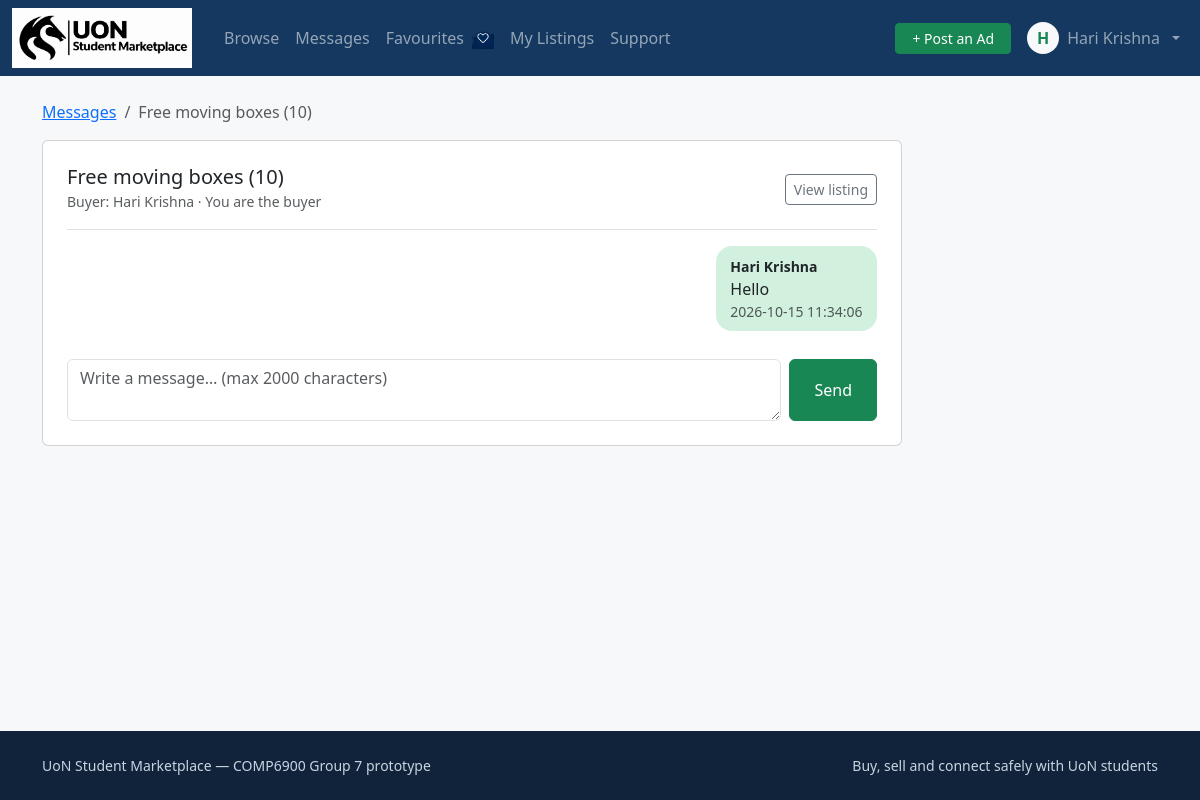
Before: /messages/4 (signed in) with the older database file.
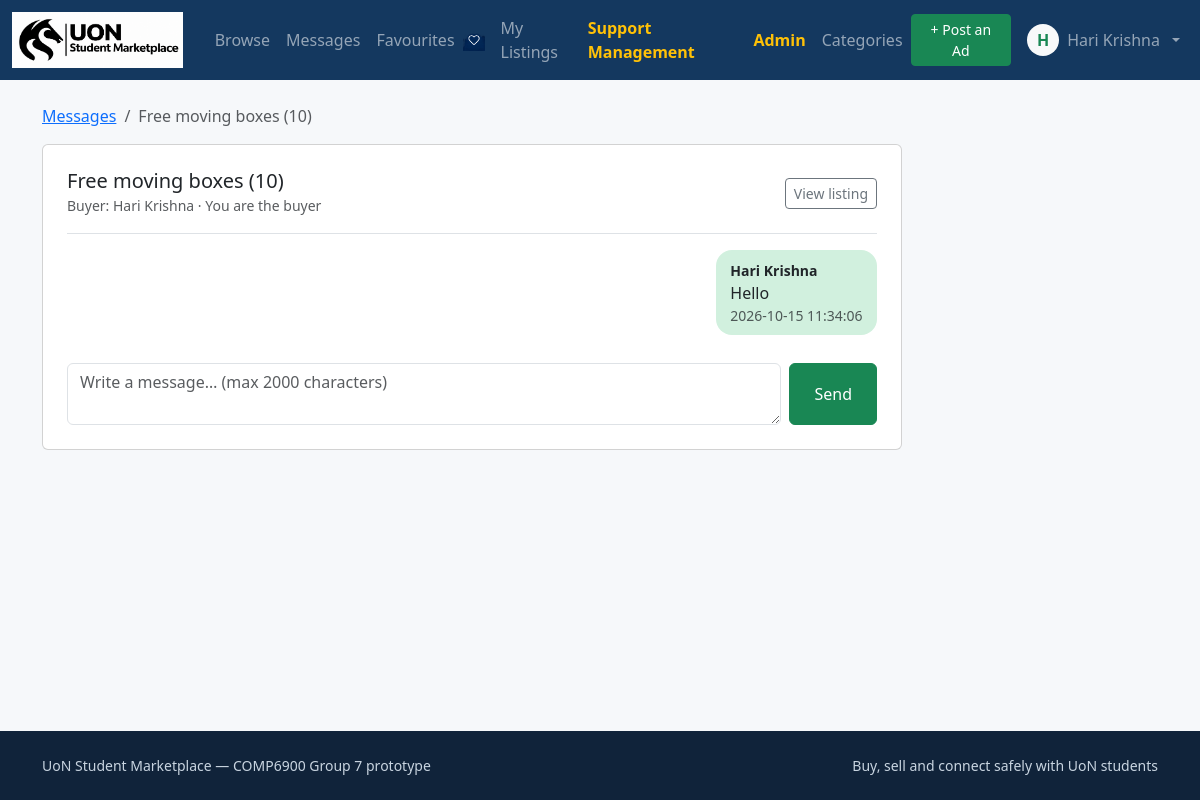
After: the same page with the newer database file.
### app/views/messages.py (the view, shortened to what this page needs)
@bp.route("/messages/<int:conversation_id>", methods=["GET", "POST"])
@login_required
def thread(conversation_id):
    db_conn = db.get_db()
    user_id = current_user()["user_id"]
    conversation = db_conn.query(
        """
        SELECT cv.*, l.title AS listing_title, l.user_id AS seller_id,
               l.status AS listing_status, buyer.first_name AS buyer_name
        FROM conversations cv
        JOIN listings l ON l.listing_id = cv.listing_id
        JOIN users buyer ON buyer.user_id = cv.buyer_id
        WHERE cv.conversation_id = ?
        """,
        (conversation_id,),
        one=True,
    )
    if conversation is None or user_id not in (
        conversation["buyer_id"],
        conversation["seller_id"],
    ):
        abort(403)
    db_conn.execute(
        """
        UPDATE messages SET is_read = 1
        WHERE conversation_id = ? AND sender_id != ?
        """,
        (conversation_id, user_id),
    )
    messages = db_conn.query(
        """
        SELECT m.*, u.first_name AS sender_name
        FROM messages m
        JOIN users u ON u.user_id = m.sender_id
        WHERE m.conversation_id = ?
        ORDER BY m.message_id
        """,
        (conversation_id,),
    )
    return render_template(
        "messages/thread.html",
        conversation=conversation,
        messages=messages,
    )

### app/db.py (called while the page is built)
def _connect_sqlite(config):
    conn = sqlite3.connect(str(config["SQLITE_PATH"]))
    conn.row_factory = sqlite3.Row
    conn.execute("PRAGMA foreign_keys = ON")
    return conn

def get_db():
    if "db" not in g:
        g.db = Database(_connect_sqlite(current_app.config))
    return g.db

    def query(self, sql, params=(), one=False):
        cur = self.conn.cursor()
        cur.execute(sql, tuple(params))
        columns = [column[0] for column in cur.description] if cur.description else []
        rows = [dict(zip(columns, row)) for row in cur.fetchall()]
        cur.close()
        return rows[0] if (one and rows) else (None if one else rows)

    def execute(self, sql, params=()):
        cur = self.conn.cursor()
        cur.execute(sql, tuple(params))
        self.conn.commit()
        new_id = cur.lastrowid
        cur.close()
        return new_id

### app/security.py (called while the page is built)
def current_user():
    if "user_id" not in session:
        return None
    if not hasattr(g, "_current_user"):
        g._current_user = get_db_user(session["user_id"])
        if g._current_user and g._current_user["status"] != "active":
            logout_user()
            g._current_user = None
    return g._current_user

### app/templates/messages/thread.html (shortened to what this page needs)
{% extends "base.html" %}
{% block content %}
<nav aria-label="breadcrumb">
    <ol class="breadcrumb">
        <li class="breadcrumb-item">
            <a href="{{ url_for('messages.inbox') }}">Messages</a>
        </li>
        <li class="breadcrumb-item active" aria-current="page">
            {{ conversation.listing_title|truncate(40) }}
        </li>
    </ol>
</nav>
<div class="card p-4" style="max-width: 860px;">
    <div class="d-flex justify-content-between align-items-center border-bottom pb-3 mb-3">
        <div>
            <h1 class="h5 mb-0">{{ conversation.listing_title }}</h1>
            <span class="text-muted small">
                Buyer: {{ conversation.buyer_name }} ·
                You are the {{ 'seller' if conversation.seller_id == session.get('user_id') else 'buyer' }}
            </span>
        </div>
        <a
            class="btn btn-sm btn-outline-secondary"
            href="{{ url_for('listings.detail', listing_id=conversation.listing_id) }}"
        >
            View listing
        </a>
    </div>
    <div class="message-thread mb-3">
        {% for m in messages %}
            <div class="message-row {{ 'mine' if m.sender_id == session.get('user_id') else 'theirs' }}">
                <div class="bubble">
                    <div class="small fw-semibold">
                        {{ m.sender_name }}
                    </div>
                    <div style="white-space: pre-line;">{{ m.body }}</div>
                    <div class="text-end small text-muted">
                        {{ m.sent_at }}
                    </div>
                </div>
            </div>
        {% else %}
            <p class="text-muted">
                No messages yet — say hello! 👋
            </p>
        {% endfor %}
    </div>
    <form method="post" class="d-flex gap-2">
        <textarea
            name="body"
            class="form-control"
            rows="2"
            maxlength="2000"
            required
            placeholder="Write a message… (max 2000 characters)"
            aria-label="Write a message"
        ></textarea>
        <button class="btn btn-success px-4" type="submit">
            Send
        </button>
    </form>
</div>
{% endblock %}

### app/templates/base.html (shortened to what the changed rows need)
<!doctype html>
<html lang="en">
<head>
  <link
    href="https://cdn.jsdelivr.net/npm/bootstrap@5.3.3/dist/css/bootstrap.min.css"
    rel="stylesheet"
  >
  <link
    rel="stylesheet"
    href="{{ url_for('static', filename='css/style.css') }}"
  >
</head>
<body>
  <nav class="navbar navbar-expand-lg navbar-dark site-header sticky-top">
    <div class="container-fluid">
      <div class="collapse navbar-collapse" id="nav">
        <ul class="navbar-nav me-auto mb-2 mb-lg-0">
          {% if session.get('user_id') %}
            {% if current_user and current_user['role'] == 'admin' %}
              <li class="nav-item">
                <a
                  class="nav-link text-warning fw-semibold"
                  href="{{ url_for('support.admin_tickets') }}"
                >
                  Support Management
                </a>
              </li>
            {% else %}
              <li class="nav-item">
                <a class="nav-link" href="{{ url_for('support.tickets') }}">
                  Support
                </a>
              </li>
            {% endif %}
          {% endif %}
          {% if session.get('user_id') and current_user and current_user['role'] == 'admin' %}
            <li class="nav-item">
              <a
                class="nav-link text-warning fw-semibold"
                href="{{ url_for('admin.dashboard') }}"
              >
                Admin
              </a>
            </li>
            <li class="nav-item">
              <a
                class="nav-link"
                href="{{ url_for('admin.categories') }}"
              >
                Categories
              </a>
            </li>
          {% endif %}
        </ul>
      </div>
    </div>
  </nav>
  <main class="container py-4">
    {% block content %}{% endblock %}
  </main>
</body>
</html>

Changed rows visible on the page:
changed users "Hari Krishna": role "student" → "admin" (drawn)
Other visible differences:
text no longer shown: "Support"
text now shown: "Support Management Admin Categories"
